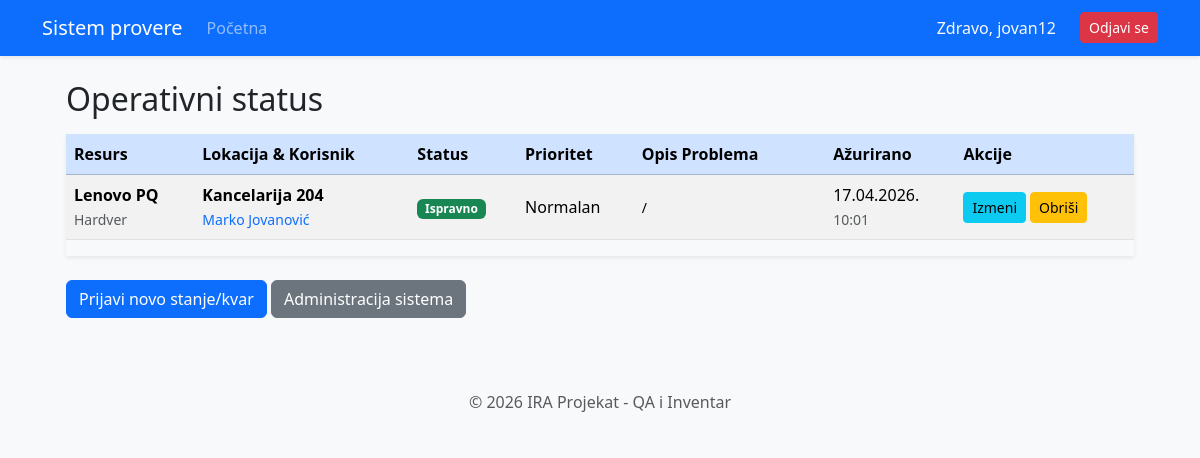
/ (signed in), run on an earlier commit of the app's database.
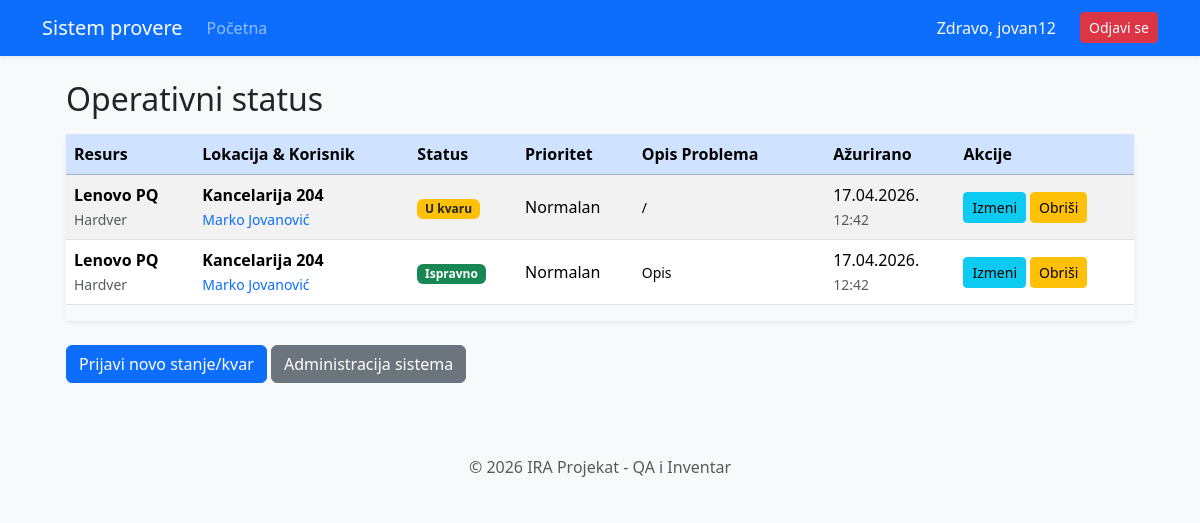
And on a later commit of the database.
### alchemy_classes.py (models this page shows)
class User(db.Model, UserMixin):
    __tablename__ = "user"
    id: Mapped[int] = mapped_column(Integer, primary_key=True)
    username: Mapped[str] = mapped_column(String(20), unique=True, nullable=False)
    password: Mapped[str] = mapped_column(String(100), nullable=False)
    ime_prezime: Mapped[str] = mapped_column(String(100), nullable=True)
    uloga: Mapped[str] = mapped_column(String(10), default="user")
    zaduzeni_statusi: Mapped[list["StatusResursa"]] = relationship("StatusResursa", back_populates="korisnik")

class StatusResursa(db.Model):
    __tablename__ = "status_resursa"
    id: Mapped[int] = mapped_column(Integer, primary_key=True)
    resurs_id: Mapped[int] = mapped_column(ForeignKey("resurs.id"), nullable=False)
    lokacija_id: Mapped[int] = mapped_column(ForeignKey("lokacija.id"), nullable=False)
    korisnik_id: Mapped[int] = mapped_column(ForeignKey("user.id"), nullable=False) # VEZA SA KORISNIKOM!
    kolicina: Mapped[int] = mapped_column(Integer, default=1)
    status_kvara: Mapped[str] = mapped_column(String(50))
    prioritet: Mapped[str] = mapped_column(String(20))
    opis_problema: Mapped[str] = mapped_column(String(50), nullable=True)
    datum_prijave: Mapped[datetime] = mapped_column(DateTime, default=datetime.utcnow)
    resurs: Mapped["Resurs"] = relationship("Resurs", back_populates="statusi")
    lokacija: Mapped["Lokacija"] = relationship("Lokacija", back_populates="izvestaji")
    korisnik: Mapped["User"] = relationship("User", back_populates="zaduzeni_statusi")

class Resurs(db.Model):
    __tablename__ = "resurs"
    id: Mapped[int] = mapped_column(Integer, primary_key=True)
    naziv: Mapped[str] = mapped_column(String(100), nullable=False)
    tip: Mapped[str] = mapped_column(String(50))
    serijski_broj: Mapped[str] = mapped_column(String(100), unique=True)
    godina_nabavke: Mapped[int] = mapped_column(Integer)
    statusi: Mapped[list["StatusResursa"]] = relationship("StatusResursa", back_populates="resurs")

class Lokacija(db.Model):
    __tablename__ = "lokacija"
    id: Mapped[int] = mapped_column(Integer, primary_key=True)
    naziv: Mapped[str] = mapped_column(String(100), nullable=False)
    sprat: Mapped[str] = mapped_column(String(50), nullable=True)
    odgovorno_lice: Mapped[str] = mapped_column(String(100))
    izvestaji: Mapped[list["StatusResursa"]] = relationship("StatusResursa", back_populates="lokacija")

### main.py (the view)
@app.route('/')
@login_required
def home():
    svi_resursi = db.session.execute(db.select(Resurs)).scalars().all()
    upit_stanja = db.select(StatusResursa).join(Resurs).join(Lokacija).order_by(
        StatusResursa.status_kvara.desc(),
        StatusResursa.prioritet.asc()
    )
    result = db.session.execute(upit_stanja)
    sva_stanja = result.scalars().all()
    return render_template("index.html",
                           stanja=sva_stanja,
                           resursi=svi_resursi,
                           naslov="Glavni Dashboard")

### main.py (called while the page is built)
@login_manager.user_loader
def load_user(user_id):
    return db.get_or_404(User, user_id)

### templates/index.html (shortened to what this page needs)
{% extends "base.html" %}
{% block content %}
<div class="jumbotron">
    <div class="container-fluid px-4"> <h2 class="mt-4">Operativni status</h2>
        <div class="table-responsive mt-3 shadow-sm">
            <table class="table table-striped table-hover align-middle">
                <thead>
                    <tr class="table-primary">
                        <th scope="col">Resurs</th>
                        <th scope="col">Lokacija & Korisnik</th>
                        <th scope="col">Status</th>
                        <th scope="col">Prioritet</th>
                        <th scope="col" style="min-width: 150px;">Opis Problema</th>
                        <th scope="col">Ažurirano</th>
                        <th scope="col">Akcije</th>
                    </tr>
                </thead>
                <tbody>
                    {% for s in stanja %}
                    <tr class="{% if s.prioritet == 'Hitno' %}table-danger{% endif %}">
                        <td>
                            <strong>{{ s.resurs.naziv }}</strong> <br>
                            <small class="text-muted">{{ s.resurs.tip }}</small>
                        </td>
                        <td>
                            <strong>{{ s.lokacija.naziv }}</strong> <br>
                            <small class="text-primary">
                                {% if s.korisnik %}
                                    {{ s.korisnik.ime_prezime }}
                                {% else %}
                                    <span class="text-muted italic">Nije dodeljeno</span>
                                {% endif %}
                            </small>
                        </td>
                        <td>
                            <span class="badge {% if s.status_kvara == 'Ispravno' %}bg-success{% else %}bg-warning text-dark{% endif %}">
                                {{ s.status_kvara }}
                            </span>
                        </td>
                        <td>
                            {% if s.prioritet == 'Hitno' %}
                                <span class="text-danger fw-bold">!!! {{ s.prioritet }}</span>
                            {% else %}
                                {{ s.prioritet }}
                            {% endif %}
                        </td>
                        <td><small>{{ s.opis_problema or "/" }}</small></td>
                        <td style="white-space: nowrap;">{{ s.datum_prijave.strftime('%d.%m.%Y.') }}<br>
                            <small class="text-muted">{{ s.datum_prijave.strftime('%H:%M') }}</small>
                        </td>
                        <td>
                            <div class="d-flex gap-1">
                                <a class="btn btn-sm btn-info" href="{{ url_for('edit_status', id=s.id) }}">
                                    Izmeni
                                </a>
                                <a class="btn btn-sm btn-warning"
                                   href="{{ url_for('delete_status', status_id=s.id) }}"
                                   onclick="return confirm('Da li ste sigurni da želite da obrišete ovaj status?')">
                                    Obriši
                                </a>
                            </div>
                        </td>
                    </tr>
                    {% endfor %}
                </tbody>
            </table>
        </div> <div class="mt-4 pb-5">
            <a class="btn btn-primary mb-2" href="{{ url_for('add_status') }}">Prijavi novo stanje/kvar</a>
            <a class="btn btn-secondary mb-2" href="{{ url_for('admin_page') }}">Administracija sistema</a>
        </div>
    </div>
</div>
{% endblock %}

### templates/base.html (shortened to what this page needs)
<!DOCTYPE html>
<html lang="sr">
<head>
    {{ bootstrap.load_css() }}
</head>
<body>
    <nav class="navbar navbar-expand-lg navbar-dark bg-primary shadow-sm">
        <div class="container">
            <a class="navbar-brand" href="{{ url_for('home') }}"> Sistem provere</a>
            <div class="collapse navbar-collapse" id="navbarNav">
                <ul class="navbar-nav me-auto">
                    <li class="nav-item">
                        <a class="nav-link" href="{{ url_for('home') }}">Početna</a>
                    </li>
                </ul>
                <ul class="navbar-nav ms-auto">
                    {% if current_user.is_authenticated %}
                        <li class="nav-item">
                            <span class="nav-link text-light">Zdravo, {{ current_user.username }}</span>
                        </li>
                        <li class="nav-item">
                            <a class="btn btn-danger btn-sm ms-lg-3 mt-1" href="{{ url_for('logout') }}">Odjavi se</a>
                        </li>
                    {% else %}
                        <li class="nav-item">
                            <a class="nav-link" href="{{ url_for('login') }}">Prijava</a>
                        </li>
                    {% endif %}
                </ul>
            </div>
        </div>
    </nav>
    <div class="container">
        {% block content %}{% endblock %}
    </div>
    <footer class="footer mt-auto py-3 bg-light text-center">
        <div class="container">
            <span class="text-muted">© 2026 IRA Projekat - QA i Inventar</span>
        </div>
    </footer>
</body>
</html>
</html>

### templates/base.html (style rules this page uses)
body { background-color: #f8f9fa; }
.navbar { margin-bottom: 20px; }
.footer { margin-top: 40px; padding: 20px; background: #eee; text-align: center; }

What changed in the data, as far as the page shows it:
removed StatusResursa: resurs.naziv "Lenovo PQ", resurs.tip "Hardver", lokacija.naziv "Kancelarija 204", korisnik.ime_prezime "Marko Jovanović", status_kvara "Ispravno", prioritet "Normalan", opis_problema "/", datum_prijave "17.04.2026.", datum_prijave "10:01"
added StatusResursa: resurs.naziv "Lenovo PQ", resurs.tip "Hardver", lokacija.naziv "Kancelarija 204", korisnik.ime_prezime "Marko Jovanović", status_kvara "U kvaru", prioritet "Normalan", opis_problema "/", datum_prijave "17.04.2026.", datum_prijave "12:42"
added StatusResursa: resurs.naziv "Lenovo PQ", resurs.tip "Hardver", lokacija.naziv "Kancelarija 204", korisnik.ime_prezime "Marko Jovanović", status_kvara "Ispravno", prioritet "Normalan", opis_problema "Opis", datum_prijave "17.04.2026.", datum_prijave "12:42"
